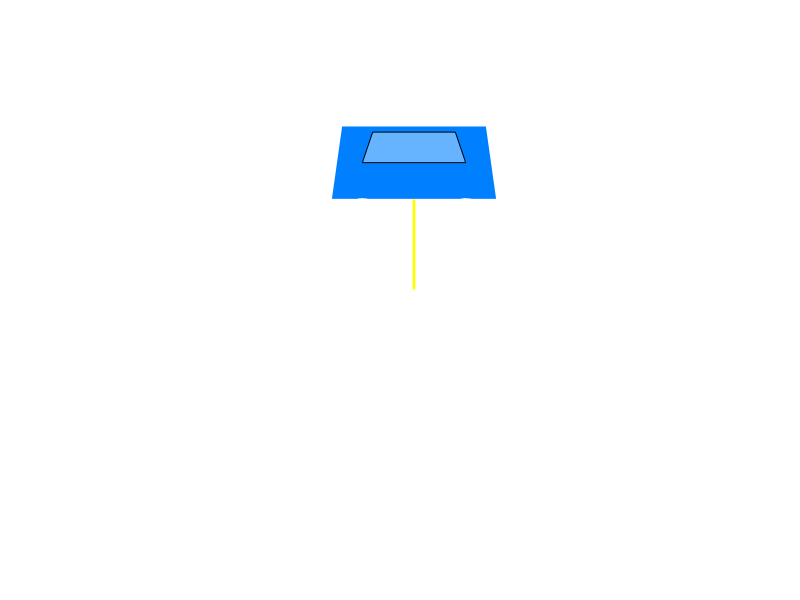

Here is the MATLAB script that generated this plot: (Note: this script raises an error after producing the figure.)
%% ULTIMATE Active Suspension: Two-Figure Analysis Suite
% Features: 1-2-3 Menu, Figure 1 (Animation), Figure 2 (6-Graph Analysis)
% Author: Mohammed Adnan Hussain

clear; clc; close all;

%% 1. Interactive Input Menu
fprintf('========================================================\n');
fprintf('   ACTIVE SUSPENSION ANALYSIS: Mohammed Adnan Hussain   \n');
fprintf('========================================================\n\n');
disp('Select Road Scenario for Simulation:');
disp('1. [POTHOLE]      - Testing Step Response');
disp('2. [SPEED TABLE]  - Testing Pulse Disturbance');
disp('3. [ROUGH ROAD]   - Testing Random Stability');
choice = input('>> Enter choice (1-3): ');

if isempty(choice) || choice < 1 || choice > 3; choice = 1; end

%% 2. System Definition & LQR Design
m = 1.0; c = 3.0; k = 2.0; 
A = [0 1; -k/m -c/m]; B = [0; 1/m]; C = [1 0]; D = 0;
sys_ss = ss(A, B, C, D);

% Optimal Control Design (LQR)
try
    [K_lqr] = lqr(A, B, [500 0; 0 10], 0.01);
    sys_lqr = feedback(sys_ss, K_lqr);
    has_lqr = true;
catch
    has_lqr = false;
end

% Manual PID Controllers
sys_comf = feedback(tf([8 15], [1]) * tf(1, [m c k]), 1);
sys_sport = feedback(tf([15 100], [1]) * tf(1, [m c k]), 1);
sys_bal = feedback(tf([5 30], [1]) * tf(1, [m c k]), 1);

%% 3. Generate Simulation Data
t = 0:0.02:5;
if choice == 1
    u_road = ones(size(t)); scenario_name = 'The Pothole';
elseif choice == 2
    u_road = (t >= 1 & t <= 2); scenario_name = 'The Speed Table';
else
    u_road = cumsum(randn(size(t))*0.1); u_road = u_road - mean(u_road);
    scenario_name = 'Random Rough Road';
end
[y_bal] = lsim(sys_bal, u_road, t);

%% 4. FIGURE 1: LIVE ANIMATION (Dedicated Window)
fig1 = figure('Color', 'k', 'Position', [100 100 800 400], 'Name', 'Figure 1: Live Simulation');
for i = 1:length(t)
    if ~ishandle(fig1); break; end
    clf; hold on; axis off; set(gca, 'Color', 'k', 'XLim', [2 8], 'YLim', [-1 3]);
    plot([2 8], [0 0], 'w', 'LineWidth', 2);
    curr_u = u_road(i); cy = y_bal(i) + 0.8;
    fill([4.2 5.8 5.7 4.3], [cy cy cy+0.6 cy+0.6], [0 0.5 1], 'EdgeColor', 'w'); % Body
    fill([4.5 5.5 5.4 4.6], [cy+0.3 cy+0.3 cy+0.55 cy+0.55], [0.8 0.9 1], 'FaceAlpha', 0.5); % Window
    th = linspace(0, 2*pi, 20);
    plot(4.5+0.2*cos(th), cy-0.2+0.2*sin(th), 'w', 'LineWidth', 2);
    plot(5.5+0.2*cos(th), cy-0.2+0.2*sin(th), 'w', 'LineWidth', 2);
    plot([5 5], [curr_u cy], 'y', 'LineWidth', 2); % Spring
    title(['Live Simulation: ', scenario_name], 'Color', 'w', 'FontSize', 14);
    drawnow; pause(0.01);
end

%% 5. FIGURE 2: 6-GRAPH PERFORMANCE DASHBOARD (Dedicated Window)
figure('Color', 'w', 'Position', [150 150 1200 850], 'Name', 'Figure 2: Engineering Dashboard');
tlo = tiledlayout(3,2, 'TileSpacing', 'Compact');

nexttile; step(sys_comf, 'g', sys_sport, 'b', 5); grid on; title('A. Comfort vs Sport');
nexttile; 
if has_lqr; step(sys_bal, 'k', sys_lqr, 'm', 5); title('B. PID vs LQR (Optimal)'); legend('PID', 'LQR');
else; step(sys_bal, 'k', 5); title('B. Balanced Response'); end; grid on;

nexttile; plot(t, u_road, 'k--', t, y_bal, 'm', 'LineWidth', 2); grid on; title(['C. ', scenario_name]);
nexttile; step(feedback(tf([5 30], [1]), tf(1, [m c k])), 'k', 5); yline(80, 'r--', 'Limit'); grid on; title('D. Control Effort');

nexttile; nyquist(tf([5 30], [1]) * tf(1, [m c k])); grid on; title('E. Stability Proof (Nyquist)');
nexttile; i_b = stepinfo(sys_bal); i_s = stepinfo(sys_sport); 
bar([i_b.SettlingTime, i_s.SettlingTime]); set(gca, 'XTickLabel', {'Balanced', 'Sport'}); ylabel('Sec'); title('F. Settling Time');

sgtitle(tlo, ['Mohammed Adnan Hussain: ', scenario_name, ' Engineering Suite'], 'FontWeight', 'bold');
